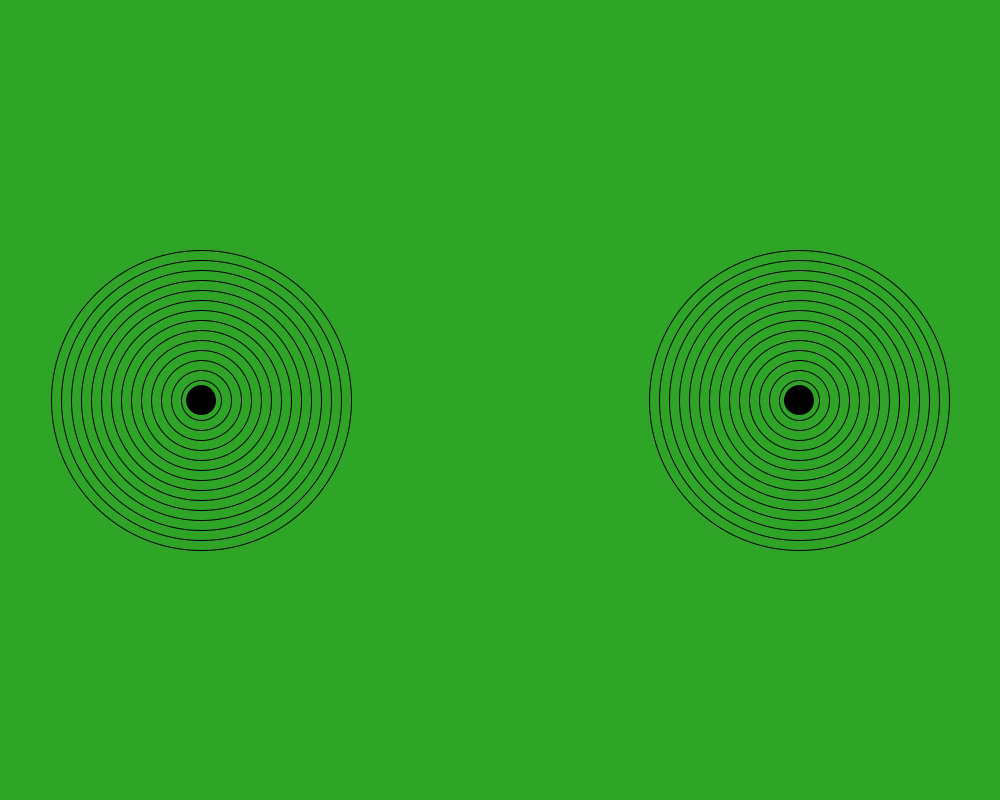
Frame 1 (no input)
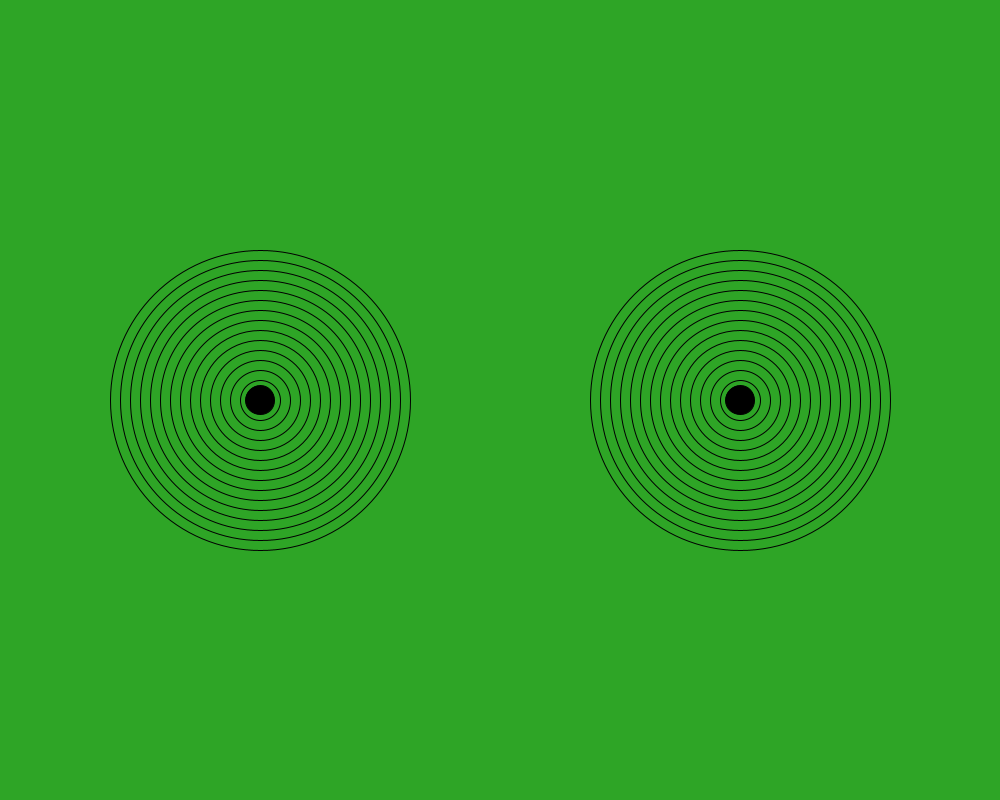
Frame 60 (the mouse pressed at the canvas centre just before this capture)
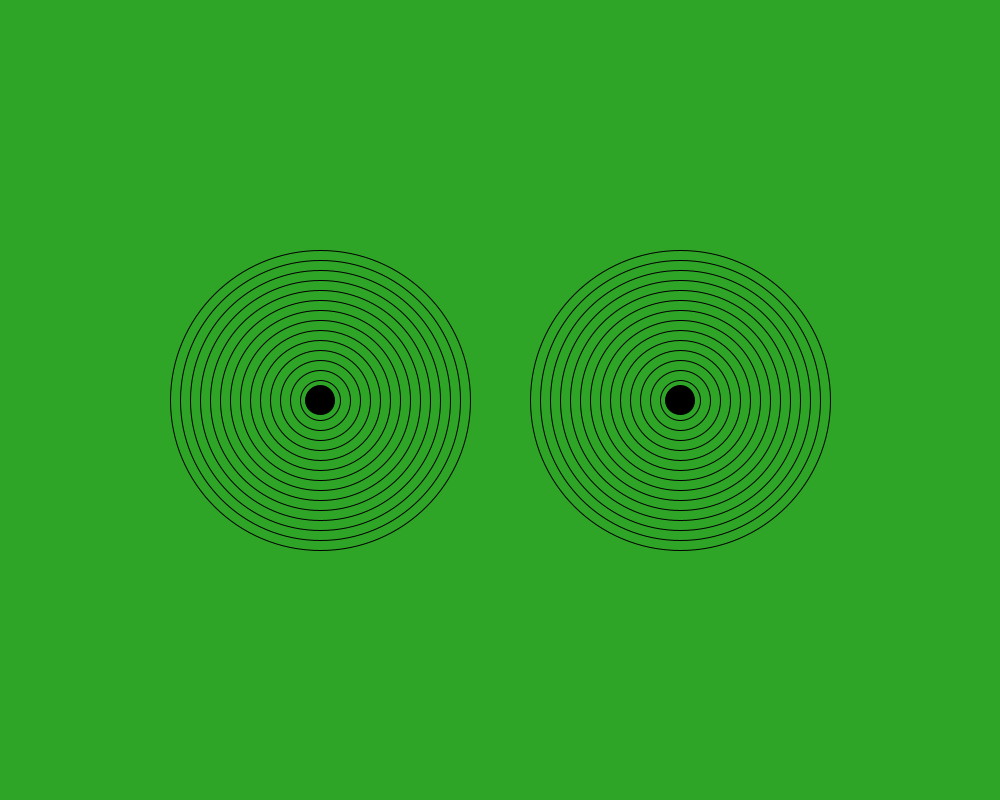
Frame 120 (the mouse held since frame 60 and released just before this capture)

The Processing sketch that drew these frames (run headless with seeded random() and noise(); from frame 60 on, the mouse is pressed at the canvas centre):

// Processing sketch: amazing_rings
// ── amazing_rings.pde
int x1=800;
int x2=200;

void setup(){
 size(1000,800);
}

void draw() {
  if(x1==0){
  x1=1000;
  }
  if(x2==1000){
  x2=0;
  }
 background(#2EA526); 
  x1-=1;
for (int i = 30; i > 1; i--){
  



if (i % 2 == 0) {
        noFill();
ellipse(x1,400,i*10,i*10);
    }
    else {
       fill(#000000);
ellipse(x1,400,i*1,i*1);
    }
}
x2+=1;
for (int i = 30; i > 1; i--){
  



if (i % 2 == 0) {
        noFill();
ellipse(x2,400,i*10,i*10);
    }
    else {
       fill(#000000);
ellipse(x2,400,i*1,i*1);
    }
} 
  // Go to the recipe to run the demonstration before starting this program
  
  /*
  Use the code from your Bullseye program to draw the rings shown in this recipe.
  You can use the noFill() command to make your ellipses transparent.
  Make the rings move past each other.
  When the rings hit the side of the sketch, make them reverse their direction.
  */
}
